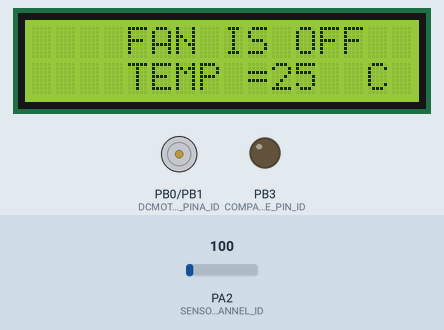
Recording of a program running on a simulated ATmega32, built with avr-gcc and emulated at 1 MHz. Shown: 16×2 character LCD, motor-driver pin pairs drawn as motors (green arrow = first pin HIGH = forward, orange = second pin HIGH = backward, longer = more drive), output pins drawn as LEDs (lit = HIGH). Wiring (inferred from the names in the program): character LCD (HD44780): RS PD0; E PD2; data PC0, PC1, PC2, PC3, PC4, PC5, PC6, PC7. The test bench sets the inputs (shaded band); at power-on: PA2 (SENSOR_CHANNEL_ID) = 100. Pins used as bus, display or sensor lines are not drawn.

Above: at 1.2 s.
1.3 s: PA2 (SENSOR_CHANNEL_ID) set to 111
At 2.4 s:
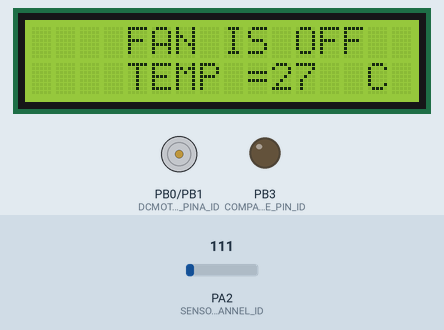
2.8 s: PA2 (SENSOR_CHANNEL_ID) set to 130
At 3.7 s:
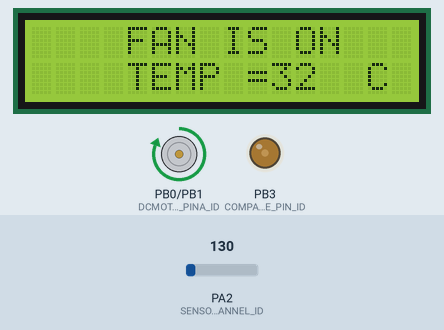
4.3 s: PA2 (SENSOR_CHANNEL_ID) set to 228
At 5.0 s:
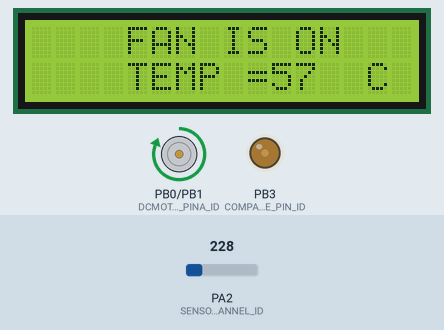
5.8 s: PA2 (SENSOR_CHANNEL_ID) set to 247
At 6.6 s:
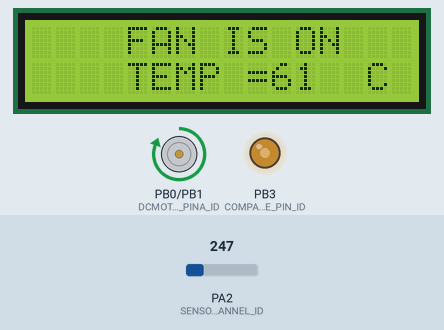
Timing chart, 0 to 8.3 s (numbered marks = the images above; inputs shaded):
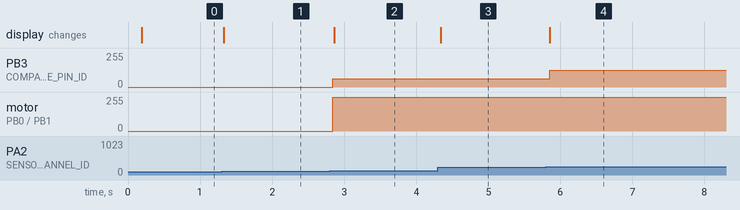

The program:

main.c
```c
/******************************************************************************
 *  File name: main.c
 *  Created on: Oct 8, 2023
 *  Author: Mohamed Khaled
 *******************************************************************************/

#include "adc.h"
#include "lcd.h"
#include "std_types.h"
#include "dcmotor.h"
#include "lm35_sensor.h"

int main(void){
	uint16 temperature=0;
	ADC_ConfigType Config_struct = { INTERNAL_VOLT, PRE_8 }; /* setup of ADC driver */
	ADC_init(&Config_struct);
	LCD_init();
	DCMOTOR_init();

	LCD_moveCursor(0,4);
	LCD_displayString("FAN IS");
	LCD_moveCursor(1,4);
	LCD_displayString("TEMP =");
	LCD_displayStringRowColumn(1,14,"C");
	while(1){
		temperature=LM35_getTemperature();
		LCD_moveCursor(1,10);
		LCD_intgerToString(temperature);
		LCD_displayCharacter(' ');
		if(temperature < 30){
			DCMOTOR_rotate(STOP,0);
			LCD_moveCursor(0,11);
			LCD_displayString("OFF");
		}
		else if(temperature>=30 && temperature<60){
			DCMOTOR_rotate(CLOCK_WISE,25);
			LCD_moveCursor(0,11);
			LCD_displayString("ON");
			LCD_displayCharacter(' ');
		}
		else if(temperature>=60 && temperature<90){
			DCMOTOR_rotate(CLOCK_WISE,50);
			LCD_moveCursor(0,11);
			LCD_displayString("ON");
			LCD_displayCharacter(' ');
		}
		else if(temperature>=90 && temperature<120){
			DCMOTOR_rotate(CLOCK_WISE,75);
			LCD_moveCursor(0,11);
			LCD_displayString("ON");
			LCD_displayCharacter(' ');
		}
		else if(temperature>=120){
			DCMOTOR_rotate(CLOCK_WISE,100);
			LCD_moveCursor(0,11);
			LCD_displayString("ON");
			LCD_displayCharacter(' ');
		}
	}
	return 0;
}
```

adc.c
```c
/******************************************************************************
 *  Module: ADC
 *  File name: adc.h
 *  Created on: Oct 9, 2023
 *  Author: Mohamed Khaled
 *******************************************************************************/

#include "adc.h"
#include "common_macros.h" /* To use the macros like SET_BIT */
#include <avr/io.h> /* To use ICU/Timer1 Registers */
#include <avr/interrupt.h> /* For ICU ISR */

/*******************************************************************************
 *                      Functions Definitions                                  *
 *******************************************************************************/

void ADC_init(const ADC_ConfigType *Config_Ptr) {
	/* ADMUX Register Bits Description:
	 * REFS1:0 = 11 to choose to connect internal reference voltage by input this voltage through AREF pin
	 * ADLAR   = 0 right adjusted
	 * MUX4:0  = 00000 to choose channel 0 as initialization
	 */
	ADMUX = ((Config_Ptr->ref_volt)<<6);

	/* ADCSRA Register Bits Description:
	 * ADEN    = 1 Enable ADC
	 * ADIE    = 0 Disable ADC Interrupt
	 * ADATE   = 0 Disable Auto Trigger
	 * ADPS2:0 = 011 to choose ADC_Clock = F_CPU/8 = 1Mhz/8 = 125Khz --> ADC must operate in range 50-200Khz
	 */
	ADCSRA = (1 << ADEN) | (Config_Ptr->prescaler);
}

uint16 ADC_readChannel(uint8 channel_num) {
	channel_num &= 0x07; /* Input channel number must be from 0 --> 7 */
	 /* Clear first 5 bits in the ADMUX (channel number MUX4:0 bits) before set the required channel */
	ADMUX = (ADMUX&0xE0) | channel_num; /* Choose the correct channel by setting the channel number in MUX4:0 bits */
	SET_BIT(ADCSRA, ADSC); /* Start conversion write '1' to ADSC */
	while (BIT_IS_CLEAR(ADCSRA, ADIF))
		; /* Wait for conversion to complete, ADIF becomes '1' */
	SET_BIT(ADCSRA, ADIF); /* Clear ADIF by write '1' to it :) */
	return ADC; /* Read the digital value from the data register */
}
```

adc.h
```c
/******************************************************************************
*  Module: ADC
*  File name: adc.h
*  Created on: Oct 9, 2023
*  Author: Mohamed Khaled
*******************************************************************************/
#ifndef ADC_H_
#define ADC_H_
/*******************************************************************************
 *                                  Includes                                   *
 *******************************************************************************/
#include "std_types.h"
/*******************************************************************************
 *                                Definitions                                  *
 *******************************************************************************/
#define ADC_MAXIMUM_VALUE    1023
#define ADC_REF_VOLT_VALUE   2.56
/*******************************************************************************
 *                         Types Declaration                                   *
 *******************************************************************************/
typedef enum{
	AREF,AVCC,RESERVED,INTERNAL_VOLT
}ADC_RefrenceVoltage;

typedef enum{
	NO_PRE,PRE_2,PRE_4,PRE_8,PRE_16,PRE_32,PRE_64,PRE_128
}ADC_Prescaler;

typedef struct{
	ADC_Prescaler prescaler;
	ADC_RefrenceVoltage ref_volt;
}ADC_ConfigType;
/*******************************************************************************
 *                      Functions Prototypes                                   *
 *******************************************************************************/
void ADC_init(const ADC_ConfigType *config_ptr);

uint16 ADC_readChannel(uint8 channel_num);

#endif /* ADC_H_ */
```

dcmotor.c
```c
/******************************************************************************
*  Module: DC_MOTOR
*  File name: dcmotor.c
*  Created on: Oct 8, 2023
*  Author: Mohamed Khaled
*******************************************************************************/
#include "gpio.h"
#include "dcmotor.h"
#include "pwm.h"

void DCMOTOR_init(void){
	GPIO_setupPinDirection(DCMOTOR_PORT_ID,DCMOTOR_PINA_ID,PIN_OUTPUT);
	GPIO_setupPinDirection(DCMOTOR_PORT_ID,DCMOTOR_PINB_ID,PIN_OUTPUT);

	GPIO_writePin(DCMOTOR_PORT_ID,DCMOTOR_PINA_ID,LOGIC_LOW);
	GPIO_writePin(DCMOTOR_PORT_ID,DCMOTOR_PINB_ID,LOGIC_LOW);
}

void DCMOTOR_rotate(DCMOTOR_State state,uint8 speed){
	uint8 temp_duty_cycle;
	switch (state){
	case STOP :
		GPIO_writePin(DCMOTOR_PORT_ID,DCMOTOR_PINA_ID,LOGIC_LOW);
		GPIO_writePin(DCMOTOR_PORT_ID,DCMOTOR_PINB_ID,LOGIC_LOW);
		break;
	case CLOCK_WISE :
		GPIO_writePin(DCMOTOR_PORT_ID,DCMOTOR_PINA_ID,LOGIC_HIGH);
		GPIO_writePin(DCMOTOR_PORT_ID,DCMOTOR_PINB_ID,LOGIC_LOW);
		break;
	case ANTI_CLOCK_WISE :
		GPIO_writePin(DCMOTOR_PORT_ID,DCMOTOR_PINA_ID,LOGIC_LOW);
		GPIO_writePin(DCMOTOR_PORT_ID,DCMOTOR_PINB_ID,LOGIC_HIGH);
		break;
	}
	temp_duty_cycle = (speed * 255) / 100 ;
	PWM_Timer0_Start(temp_duty_cycle);
}
```

dcmotor.h
```c
/******************************************************************************
*  Module: DC_MOTOR
*  File name: dcmotor.h
*  Created on: Oct 8, 2023
*  Author: Mohamed Khaled
*******************************************************************************/

#ifndef DCMOTOR_H_
#define DCMOTOR_H_
/*******************************************************************************
 *                                  Includes                                   *
 *******************************************************************************/
#include "gpio.h"
#include "std_types.h"
#include "avr/io.h"
/*******************************************************************************
 *                                Definitions                                  *
 *******************************************************************************/
#define DCMOTOR_PORT_ID PORTB_ID
#define DCMOTOR_PINA_ID PIN0_ID
#define DCMOTOR_PINB_ID PIN1_ID
/*******************************************************************************
 *                         Types Declaration                                   *
 *******************************************************************************/
typedef enum{
	STOP,CLOCK_WISE,ANTI_CLOCK_WISE
}DCMOTOR_State;
/*******************************************************************************
 *                      Functions Prototypes                                   *
 *******************************************************************************/
void DCMOTOR_init(void);
void DCMOTOR_rotate(DCMOTOR_State state,uint8 speed);

#endif /* DCMOTOR_H_ */
```

lm35_sensor.c
```c
 /******************************************************************************
 *
 * Module: Temperature Sensor
 *
 * File Name: lm35_sensor.h
 *
 * Description: source file for the LM35 Temperature Sensor driver
 *
 * Author: Mohamed Tarek
 *
 *******************************************************************************/

#include <util/delay.h> /* For the delay functions */
#include "lm35_sensor.h"
#include "adc.h"

/*
 * Description :
 * Function responsible for calculate the temperature from the ADC digital value.
 */
uint8 LM35_getTemperature(void)
{
	uint8 temp_value = 0;

	/* Read ADC channel where the temperature sensor is connected */
	uint16 adc_result =ADC_readChannel(SENSOR_CHANNEL_ID);

	/* Make delay for some time until g_adcResult value is updated with the ADC interrupt */
	_delay_ms(5);

	/* Calculate the temperature from the ADC value*/
	temp_value = (uint8)(((uint32)adc_result*SENSOR_MAX_TEMPERATURE*ADC_REF_VOLT_VALUE)/(ADC_MAXIMUM_VALUE*SENSOR_MAX_VOLT_VALUE));

	return temp_value;
}
```

lm35_sensor.h
```c
 /******************************************************************************
 *
 * Module: Temperature Sensor
 *
 * File Name: lm35_sensor.h
 *
 * Description: header file for the LM35 Temperature Sensor driver
 *
 * Author: Mohamed Tarek
 *
 *******************************************************************************/

#ifndef LM35_SENSOR_H_
#define LM35_SENSOR_H_

#include "std_types.h"

/*******************************************************************************
 *                                Definitions                                  *
 *******************************************************************************/
#define ADC_MAX_INTERNAL_VOLT     2.56
#define SENSOR_CHANNEL_ID         2
#define SENSOR_MAX_VOLT_VALUE     1.5
#define SENSOR_MAX_TEMPERATURE    150

/*******************************************************************************
 *                      Functions Prototypes                                   *
 *******************************************************************************/

/*
 * Description :
 * Function responsible for calculate the temperature from the ADC digital value.
 */
uint8 LM35_getTemperature(void);

#endif /* LM35_SENSOR_H_ */
```

pwm.c
```c
/******************************************************************************
*  Module: PWM
*  File name: pwm.c
*  Created on: Oct 8, 2023
*  Author: Mohamed Khaled
*******************************************************************************/
#include "gpio.h"
#include "pwm.h"
#include "common_macros.h"
#include <avr/io.h>

void PWM_Timer0_Start(uint8 duty_cycle){
	/* configure the timer
	 * 1. Fast PWM mode FOC0=0
	 * 2. Fast PWM Mode WGM01=1 & WGM00=1
	 * 3. Clear OC0 when match occurs (non inverted mode) COM00=0 & COM01=1
	 * 4. clock = F_CPU/8 CS00=0 CS01=1 CS02=0
	 */
	TCCR0 = (1 << WGM00) | (1 << WGM01) | (1 << COM01) | (1 << CS01);

	/*set PB3/OC0 as output pin --> pin where the PWM signal is generated from MC.*/
	GPIO_setupPinDirection( COMPARE_VALUE_PORT_ID, COMPARE_VALUE_PIN_ID , PIN_OUTPUT);
	TCNT0 = 0; // Set Timer Initial Value to 0
	/* calculations for the compare value
	 * eg: if 50 send then 50% of the duty cycle is set as compare value
	 */
	OCR0 = duty_cycle;

}
```

pwm.h
```c
/******************************************************************************
*  Module: PWM
*  File name: pwm.h
*  Created on: Oct 8, 2023
*  Author: Mohamed Khaled
*******************************************************************************/

#ifndef PWM_H_
#define PWM_H_
/*******************************************************************************
*                                                                              *
*                                  INCLUDES                                    *
*                                                                              *
********************************************************************************/
#include "std_types.h"
#include "gpio.h"
/*******************************************************************************
 *                                Definitions                                  *
 *******************************************************************************/
#define COMPARE_VALUE_PORT_ID PORTB_ID
#define COMPARE_VALUE_PIN_ID  PIN3_ID
#define PWM_FREQUENCY 500
/*******************************************************************************
*                                                                              *
*                             User-Defined Data Types                          *
*                                                                              *
********************************************************************************/
typedef enum{
	NO_CLOCK,
	NO_PRESCALER,
	CPU_8,
	CPU_64,
	CPU_256,
	CPU_1024,
	EXTERNAL_CLOCK_RISING,
	EXTERNAL_CLOCK_FALLING
}Pwm_Prescaler;
/*******************************************************************************
*                                                                              *
*                             FUNCTIONS PROTOTYPE                              *
*                                                                              *
********************************************************************************/
void PWM_Timer0_Start(uint8 duty_cycle);

#endif /* PWM_H_ */
```

lcd.h
```c
 /******************************************************************************
 *
 * Module: LCD
 *
 * File Name: lcd.h
 *
 * Description: Header file for the LCD driver
 *
 * Author: Mohamed Tarek
 *
 *******************************************************************************/

#ifndef LCD_H_
#define LCD_H_

#include "std_types.h"

/*******************************************************************************
 *                                Definitions                                  *
 *******************************************************************************/

/* LCD Data bits mode configuration, its value should be 4 or 8*/
#define LCD_DATA_BITS_MODE 8

#if((LCD_DATA_BITS_MODE != 4) && (LCD_DATA_BITS_MODE != 8))

#error "Number of Data bits should be equal to 4 or 8"

#endif

/* LCD HW Ports and Pins Ids */
#define LCD_RS_PORT_ID                 PORTD_ID
#define LCD_RS_PIN_ID                  PIN0_ID

#define LCD_E_PORT_ID                  PORTD_ID
#define LCD_E_PIN_ID                   PIN2_ID

#define LCD_DATA_PORT_ID               PORTC_ID

#if (LCD_DATA_BITS_MODE == 4)

#define LCD_DB4_PIN_ID                 PIN3_ID
#define LCD_DB5_PIN_ID                 PIN4_ID
#define LCD_DB6_PIN_ID                 PIN5_ID
#define LCD_DB7_PIN_ID                 PIN6_ID

#endif

/* LCD Commands */
#define LCD_CLEAR_COMMAND                    0x01
#define LCD_GO_TO_HOME                       0x02
#define LCD_TWO_LINES_EIGHT_BITS_MODE        0x38
#define LCD_TWO_LINES_FOUR_BITS_MODE         0x28
#define LCD_TWO_LINES_FOUR_BITS_MODE_INIT1   0x33
#define LCD_TWO_LINES_FOUR_BITS_MODE_INIT2   0x32
#define LCD_CURSOR_OFF                       0x0C
#define LCD_CURSOR_ON                        0x0E
#define LCD_SET_CURSOR_LOCATION              0x80

/*******************************************************************************
 *                      Functions Prototypes                                   *
 *******************************************************************************/

/*
 * Description :
 * Initialize the LCD:
 * 1. Setup the LCD pins directions by use the GPIO driver.
 * 2. Setup the LCD Data Mode 4-bits or 8-bits.
 */
void LCD_init(void);

/*
 * Description :
 * Send the required command to the screen
 */
void LCD_sendCommand(uint8 command);

/*
 * Description :
 * Display the required character on the screen
 */
void LCD_displayCharacter(uint8 data);

/*
 * Description :
 * Display the required string on the screen
 */
void LCD_displayString(const char *Str);

/*
 * Description :
 * Move the cursor to a specified row and column index on the screen
 */
void LCD_moveCursor(uint8 row,uint8 col);

/*
 * Description :
 * Display the required string in a specified row and column index on the screen
 */
void LCD_displayStringRowColumn(uint8 row,uint8 col,const char *Str);

/*
 * Description :
 * Display the required decimal value on the screen
 */
void LCD_intgerToString(int data);

/*
 * Description :
 * Send the clear screen command
 */
void LCD_clearScreen(void);

#endif /* LCD_H_ */
```

common_macros.h
```c
 /******************************************************************************
 *
 * Module: Common - Macros
 *
 * File Name: Common_Macros.h
 *
 * Description: Commonly used Macros
 *
 * Author: Mohamed Tarek
 *
 *******************************************************************************/

#ifndef COMMON_MACROS
#define COMMON_MACROS

/* Set a certain bit in any register */
#define SET_BIT(REG,BIT) (REG|=(1<<BIT))

/* Clear a certain bit in any register */
#define CLEAR_BIT(REG,BIT) (REG&=(~(1<<BIT)))

/* Toggle a certain bit in any register */
#define TOGGLE_BIT(REG,BIT) (REG^=(1<<BIT))

/* Rotate right the register value with specific number of rotates */
#define ROR(REG,num) ( REG= (REG>>num) | (REG<<(8-num)) )

/* Rotate left the register value with specific number of rotates */
#define ROL(REG,num) ( REG= (REG<<num) | (REG>>(8-num)) )

/* Check if a specific bit is set in any register and return true if yes */
#define BIT_IS_SET(REG,BIT) ( REG & (1<<BIT) )

/* Check if a specific bit is cleared in any register and return true if yes */
#define BIT_IS_CLEAR(REG,BIT) ( !(REG & (1<<BIT)) )

#define GET_BIT(REG,BIT) ( ( REG & (1<<BIT) ) >> BIT )

#endif
```

Source omitted: lcd.c (7405 bytes), gpio.c (6625 bytes), gpio.h (3571 bytes), std_types.h (1403 bytes)

Measured:
- the behaviour switches between 119 and 120 on PA2 (SENSOR_CHANNEL_ID) (found by bisection; images 1 and 2)
- the behaviour switches between 239 and 240 on PA2 (SENSOR_CHANNEL_ID) (found by bisection; images 3 and 4)
- after the input at 1.3 s, the display: changes at once (image 1)
- after the input at 2.8 s, PB3 (COMPARE_VALUE_PIN_ID): 0/255 → 63/255 at once; motor on PB0 (DCMOTOR_PINA_ID) / PB1 (DCMOTOR_PINB_ID): stopped → forward 255/255 at once; the display: changes after 0.06 s (image 2)
- after the input at 4.3 s, the display: changes at once (image 3)
- after the input at 5.8 s, PB3 (COMPARE_VALUE_PIN_ID): 63/255 → 127/255 after 0.05 s; the display: changes after 0.05 s (image 4)
